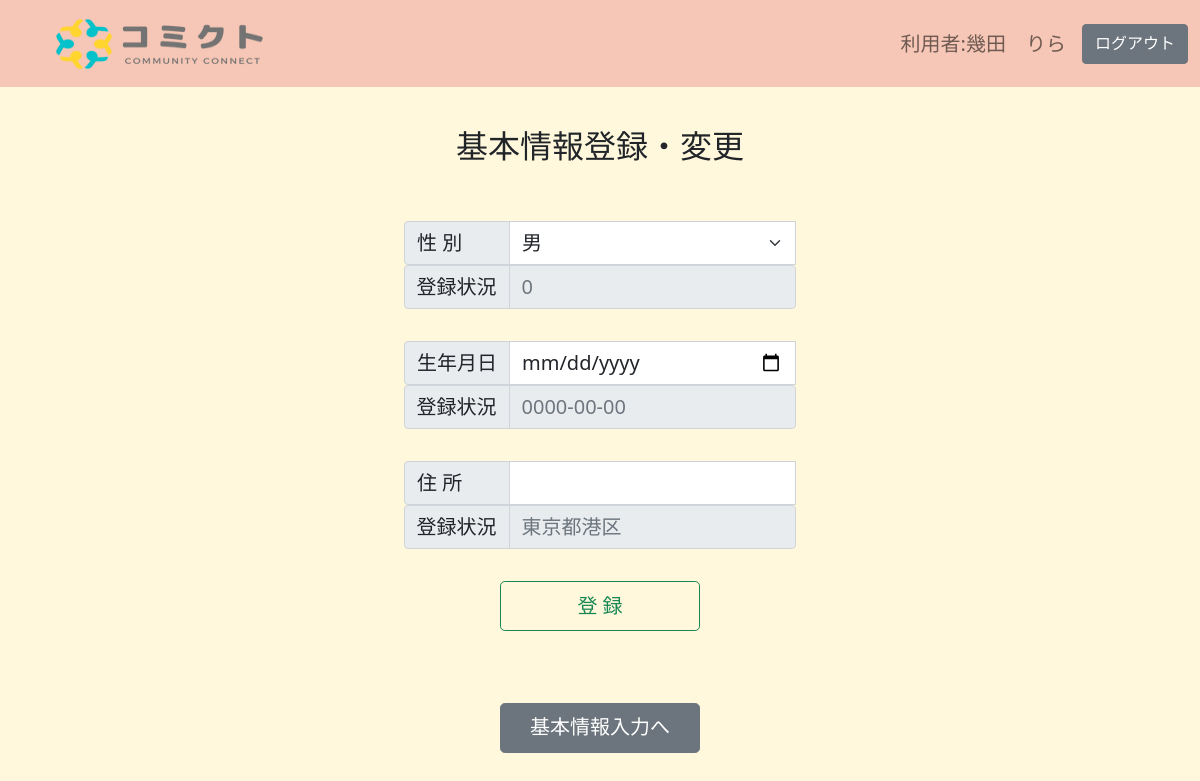
Page /member.php (signed in) on the committed database.
### tables this page shows
CREATE TABLE `member_table` (
  `member_id` int(11) NOT NULL,
  `mbname` varchar(128) NOT NULL,
  `login_id` varchar(128) NOT NULL,
  `password` varchar(128) NOT NULL,
  `is_admin` int(1) NOT NULL,
  `is_dalete` int(1) NOT NULL,
  `seibetu` varchar(64) NOT NULL,
  `barthday` date NOT NULL,
  `mbaddress` varchar(128) NOT NULL,
  `created_at` datetime NOT NULL,
  `update_at` datetime NOT NULL
);

### member.php (the view, shortened to what this page needs)
<?php
$id = $_SESSION['member_id'];
$pdo = connect_to_db();
$sql = 'SELECT * FROM member_table WHERE member_id=:id';
$stmt = $pdo->prepare($sql);
$stmt->bindValue(':id', $id, PDO::PARAM_INT);
try {
    $status = $stmt->execute();
} catch (PDOException $e) {
    echo json_encode(["sql error" => "{$e->getMessage()}"]);
    exit();
}
$record = $stmt->fetch(PDO::FETCH_ASSOC);
?>
<!DOCTYPE html>
<html lang="ja">
<head>
    <link href="https://cdn.jsdelivr.net/npm/bootstrap@5.1.3/dist/css/bootstrap.min.css" rel="stylesheet">
    <link rel="stylesheet" href="css/style_home.css">
</head>
<body>
    <nav class="navbar navbar-light bg-danger bg-opacity-25">
        <div class="container-fluid">
            <a class="navbar-brand" href="#">
                <img src="img/comictlogo.png" alt="" width="300" height="60" class="d-inline-block align-text-top">
                <form class="d-flex fs-4">
                    <span class="navbar-text h5 ">
                        利用者:<?= $_SESSION['mbname'] ?>
                    </span>
                    <a class="btn btn-secondary" href="logout.php" role="button">ログアウト</a>
                </form>
        </div>
    </nav>
    <form action="member_create.php" method="POST">
        <div class="container-fluid">
            <div class="row justify-content-center  g-2">
                <p class="h2 text-center my-5">基本情報登録・変更</p>
                <div class="input-group mb-3 justify-content-center" style="max-width: 400px;">
                    <label class="input-group-text fs-5" for="inputGroupSelect01" style="width: 106px;">性 別</label>
                    <select class="form-select fs-5" name="seibetu" id="table">
                        <option value="男">男</option>
                    </select>
                    <form>
                        <fieldset disabled class="input-group justify-content-center">
                            <div class="input-group justify-content-center" style="max-width: 400px;">
                                <span class="input-group-text fs-5" id="inputGroup-sizing-default">登録状況</span>
                                <input type="text" class="form-control fs-5 " placeholder="<?= $record["seibetu"] ?>" aria-label="Sizing example input" aria-describedby="inputGroup-sizing-default">
                            </div>
                        </fieldset>
                    </form>
                </div>
                <div class="row justify-content-center  g-2">
                    <div class="input-group mb-3 justify-content-center" style="max-width: 400px;">
                        <span class=" input-group-text fs-5 " id="inputGroup-sizing-default">生年月日</span>
                        <input type="date" name="barthday" class="form-control fs-5 " aria-label="Sizing example input" aria-describedby="inputGroup-sizing-default">
                        <form>
                            <fieldset disabled class="input-group justify-content-center">
                                <div class="input-group justify-content-center">
                                    <span class="input-group-text fs-5" id="inputGroup-sizing-default">登録状況</span>
                                    <input type="text" class="form-control fs-5" style="width: 287px;" placeholder="<?= $record["barthday"] ?>" aria-label="Sizing example input" aria-describedby="inputGroup-sizing-default">
                                </div>
                            </fieldset>
                        </form>
                    </div>
                </div>
                <div class="row justify-content-center  g-2">
                    <div class="input-group mb-3 justify-content-center" style="max-width: 400px;">
                        <span class="input-group-text fs-5" id="inputGroup-sizing-default" style="width: 106px;">住 所</span>
                        <input type="text" name="address" class="form-control fs-5 " aria-label="Sizing example input" aria-describedby="inputGroup-sizing-default">
                        <form style="max-width: 400px;">
                            <fieldset disabled class="input-group justify-content-center mb-3 ">
                                <div class="input-group justify-content-center">
                                    <span class="input-group-text fs-5" id="inputGroup-sizing-default">登録状況</span>
                                    <input type="text" class="form-control fs-5 " style="width: 287px;" placeholder="<?= $record["mbaddress"] ?>" aria-label="Sizing example input" aria-describedby="inputGroup-sizing-default">
                                </div>
                            </fieldset>
                        </form>
                    </div>
                </div>
            </div>
            <div class="container-fluid">
                <div class="row justify-content-center">
                    <div class="col text-center mb-5">
                        <button class="btn btn-outline-success btn-lg fs-5" style="width: 200px;;height:50px">登 録</button>
                    </div>
                </div>
            </div>
        </div>
    </form>
    <div class="container-fluid">
        <div class="row justify-content-center">
            <div class="col text-center ">
                <a class="btn btn-secondary btn-lg fs-5 mx-4 my-4" style="width: 200px;;height:50px" href="member_input.php" role="button">基本情報入力へ</a>
            </div>
        </div>
    </div>
</body>
</html>

### css/style_home.css (style rules this page uses)
body { background-color: cornsilk; }

### rows in the picture
member_table: seibetu "0", barthday "0000-00-00", mbaddress "東京都港区"

### other values in the picture
$_SESSION['mbname'] "幾田 りら"
